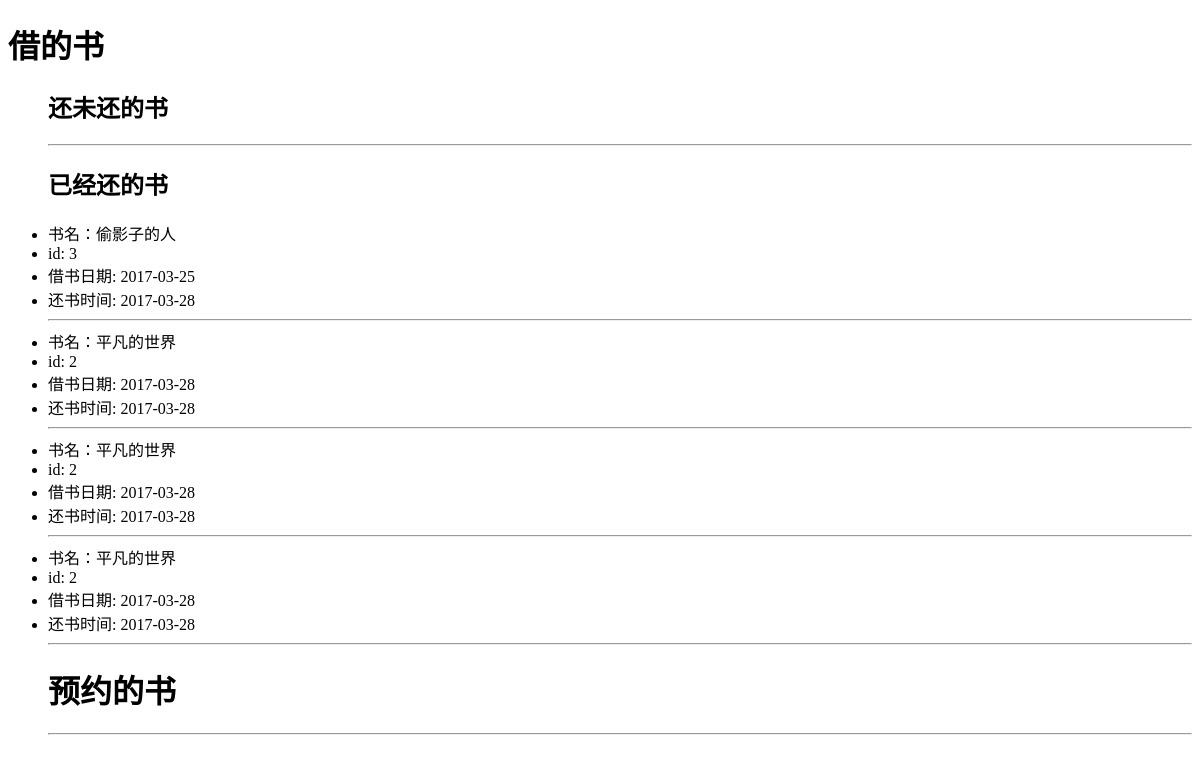
Page /detail/ (signed in) on the earlier database version.
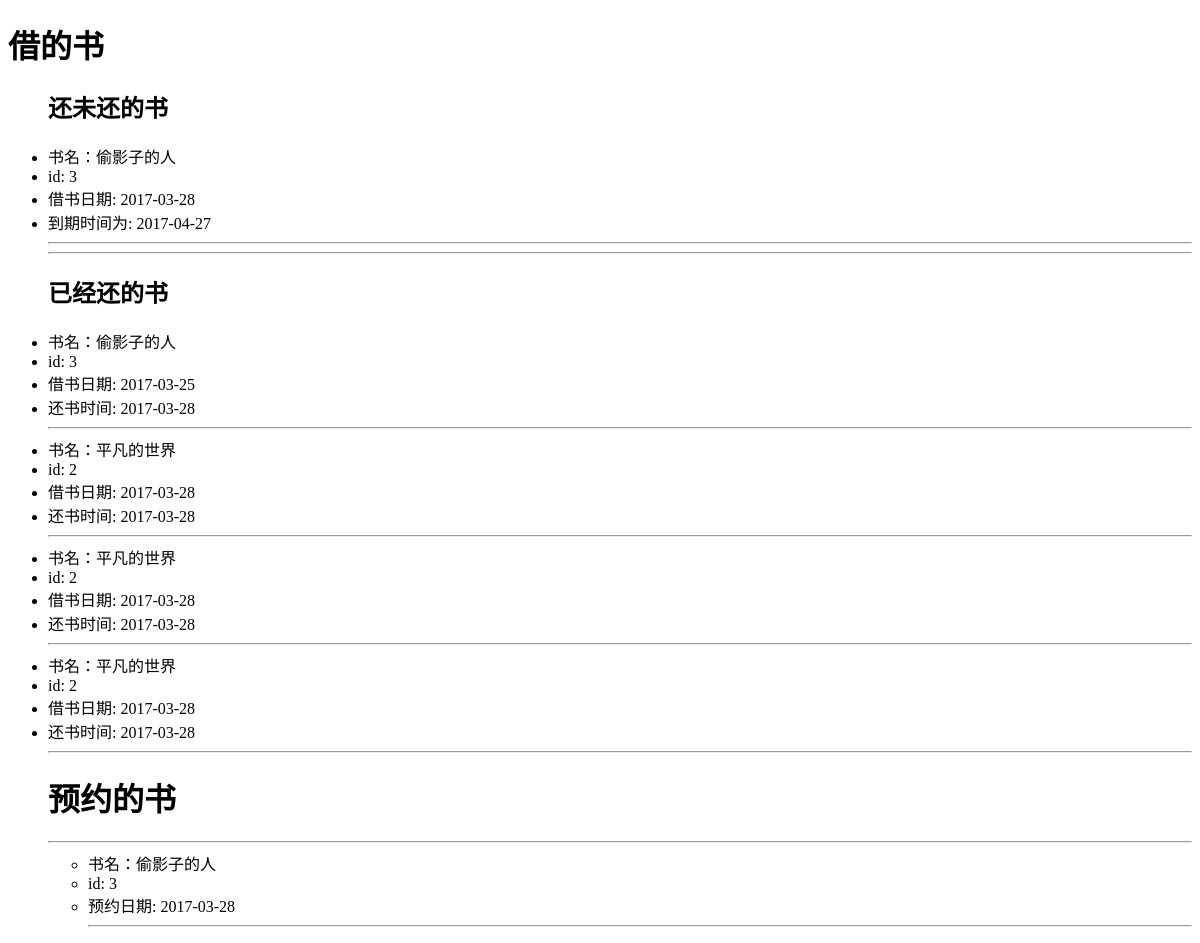
Same page on the later database version.
### piaoliu/models.py (models this page shows, shortened)
class BorrowBook(models.Model):
    currentUser = models.ForeignKey(Student)
    currentBook = models.ForeignKey(Book)
    borrowDate = models.DateField(auto_now_add=True)
    actualBackDate = models.DateField(blank = True,null = True)
    def shouldBackDate(self):
        return self.borrowDate +timedelta( days = self.currentBook.length)
    def status(self):
        if self.actualBackDate ==None:
            return "未还"
        else:
            return "已还"

class Book (models.Model):
    bookName = models.CharField(max_length=30)
    length = models.IntegerField(default=30)
    description = models.TextField(max_length=200)
    isbn = models.CharField(max_length=30)
    state = models.IntegerField(default=1)

class orderBook(models.Model):
    orderDate = models.DateField(auto_now_add=True)
    book = models.ForeignKey(Book)
    user = models.ForeignKey(Student)
    state = models.CharField(max_length=10,default=0)
    noticeState = models.IntegerField(default=0)

### piaoliu/views.py (the view)
# urls.py: url(r'^detail/',piaoliu.views.detail),
def detail(request):
    if request.user.is_authenticated:
        user = request.user.student
        borrowbooks = BorrowBook.objects.filter(currentUser=user)
        orderbooks = orderBook.objects.filter(user=user)
        return render(request,"detail.html",{'borrowbooks':borrowbooks,"orderbooks":orderbooks})
    else:
        return HttpResponseRedirect('login/')

### templates/detail.html (shortened to what this page needs)
<!DOCTYPE html>
<html lang="en">
<head>
</head>
<body>
<h1>借的书</h1>
{% if borrowbooks %}
    <ul>
    <h2>还未还的书</h2>
   {%  for borrow in borrowbooks%}
       {% if borrow.status == "未还" %}
            <li>书名：{{  borrow.currentBook.bookName }}</li>
            <li>id: {{ borrow.currentBook.id }} </li>
            <li>借书日期: {{ borrow.borrowDate|date:"Y-m-d" }}</li>
            <li>到期时间为: {{ borrow.shouldBackDate|date:"Y-m-d" }}</li>
        <hr/>
       {% endif %}
    {%  endfor %}
    <hr/>
    <h2>已经还的书</h2>
    {%  for borrow in borrowbooks%}
       {% if borrow.status == "已还" %}
            <li>书名：{{  borrow.currentBook.bookName }}</li>
            <li>id: {{ borrow.currentBook.id }} </li>
            <li>借书日期: {{ borrow.borrowDate|date:"Y-m-d" }}</li>
            <li>还书时间: {{ borrow.actualBackDate|date:"Y-m-d" }}</li>
        <hr/>
       {% endif %}
    {%  endfor %}
    {% endif %}
<h1>预约的书</h1>
<hr/>
    {% if orderbooks %}
    <ul>
   {%  for order in orderbooks%}
            <li>书名：{{  order.book.bookName }}</li>
            <li>id: {{ order.book.id }} </li>
            <li>预约日期: {{ order.orderDate|date:"Y-m-d" }}</li>
        <hr/>
    {%  endfor %}
    {% endif %}
    </ul>
</body>
</html>

Differences in the rows shown:
added BorrowBook: currentBook.bookName "偷影子的人", currentBook.id "3", borrowDate "2017-03-28", shouldBackDate "2017-04-27", shown under "还未还的书"
added orderBook: book.bookName "偷影子的人", book.id "3", orderDate "2017-03-28"
